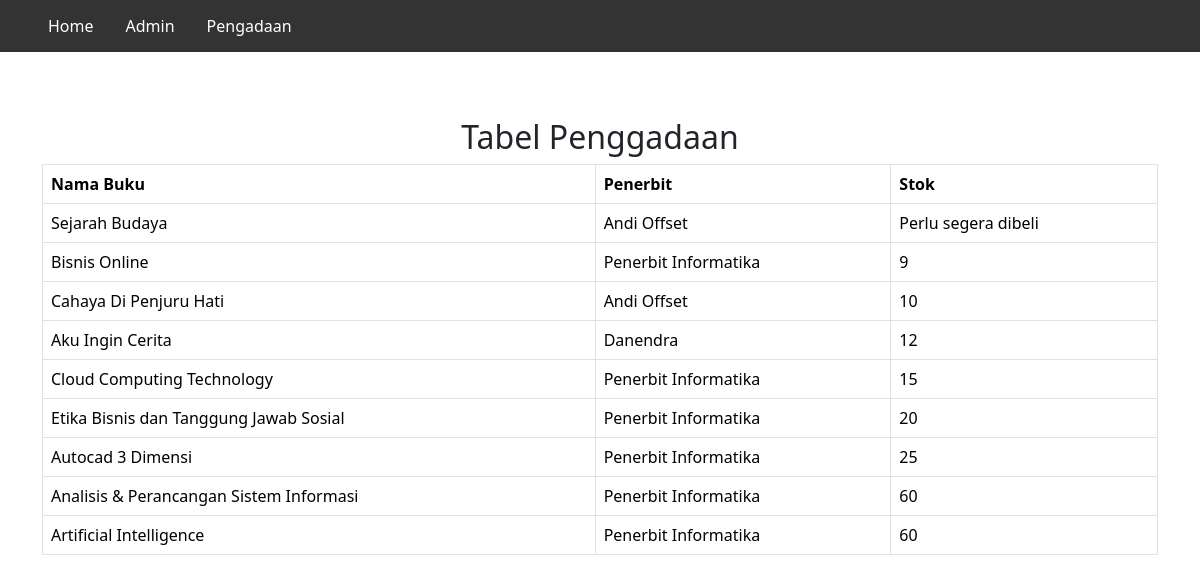
Screenshot of /pengadaan.php with the database file from the repository.
### tables this page shows
CREATE TABLE `buku` (
  `idBuku` varchar(255) NOT NULL,
  `kategori` varchar(255) NOT NULL,
  `namaBuku` varchar(255) NOT NULL,
  `harga` int(11) NOT NULL,
  `stok` int(11) NOT NULL,
  `penerbit` varchar(255) NOT NULL
);

### functions.php (called while the page is built, shortened)
<?php
$conn = mysqli_connect("localhost","root","","data");
function query($query){
    global $conn;
    $result = mysqli_query($conn, $query);
    $rows = [];
    while( $row = mysqli_fetch_assoc($result)){
        $rows[] = $row;
    }
    return $rows;
}
?>

### pengadaan.php (the view, shortened to what this page needs)
<?php
require 'functions.php';
$buku = query("SELECT * FROM buku ORDER BY stok ASC");
?>
<html>
    <head>
        <link rel="stylesheet" href="style/style.css">
        <link href="https://cdn.jsdelivr.net/npm/bootstrap@5.3.3/dist/css/bootstrap.min.css" rel="stylesheet">
    </head>
    <body>
        <ul>
            <li><a href="index.php">Home</a></li>
            <li><a href="admin.php">Admin</a></li>
            <li><a href="pengadaan.php">Pengadaan</a></li>
        </ul>
        <div class="container">
            <h2><center>Tabel Penggadaan</center></h2>
            <table class="table table-bordered table-hover">
                <thead>
                    <tr>
                        <th>Nama Buku</th>
                        <th>Penerbit</th>
                        <th>Stok</th>
                    </tr>
                </thead>
                <tbody>
                    <?php foreach($buku as $row) : ?>
                    <tr>
                        <td><?= $row["namaBuku"]?></td>
                        <td><?= $row["penerbit"]?></td>
                        <td><?php if ($row["stok"] < 5) {
                            echo  "Perlu segera dibeli";
                        } else {
                            echo $row["stok"];
                        }
                            ?></td>
                    </tr>
                <?php endforeach; ?>
                </tbody>
                </table>
        </div>
    </body>
</html>

### style/style.css (style rules this page uses)
ul { list-style-type: none; margin: 0; padding: 0; overflow: hidden; background-color: #333; }
li { float: left; }
li a { display: block; color: white; text-align: center; padding: 14px 16px; text-decoration: none; }
.container { padding-top: 50px; }

### rows the page displays
buku: namaBuku "Sejarah Budaya", penerbit "Andi Offset", stok "Perlu segera dibeli"
buku: namaBuku "Bisnis Online", penerbit "Penerbit Informatika", stok "9"
buku: namaBuku "Cahaya Di Penjuru Hati", penerbit "Andi Offset", stok "10"
buku: namaBuku "Aku Ingin Cerita", penerbit "Danendra", stok "12"
buku: namaBuku "Cloud Computing Technology", penerbit "Penerbit Informatika", stok "15"
buku: namaBuku "Etika Bisnis dan Tanggung Jawab Sosial", penerbit "Penerbit Informatika", stok "20"
buku: namaBuku "Autocad 3 Dimensi", penerbit "Penerbit Informatika", stok "25"
buku: namaBuku "Analisis & Perancangan Sistem Informasi", penerbit "Penerbit Informatika", stok "60"
buku: namaBuku "Artificial Intelligence", penerbit "Penerbit Informatika", stok "60"
